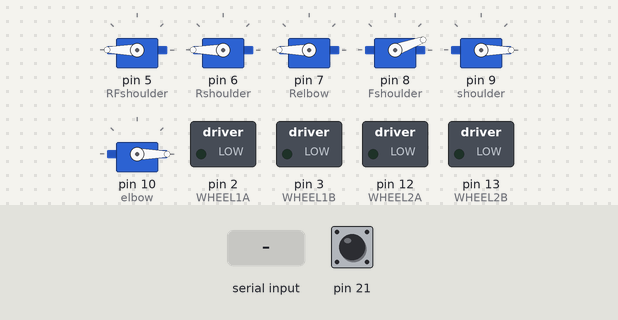
Bench run of a sketch on a simulated Arduino Mega 2560, built with avr-gcc and run on an emulated ATmega2560. Shown: 6 × servo, switched loads named in the sketch (green lamp = pin HIGH). Inputs (shaded band) come from the test bench; at power-on: pin 21 HIGH.

Above: at 2.7 s.
2.8 s: "r" received over Serial
At 3.6 s:
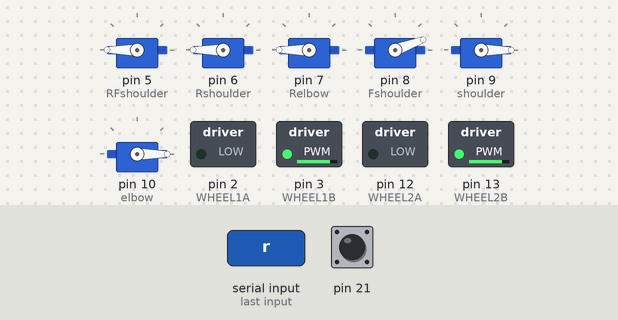
4.3 s: "l" received over Serial
At 4.8 s:
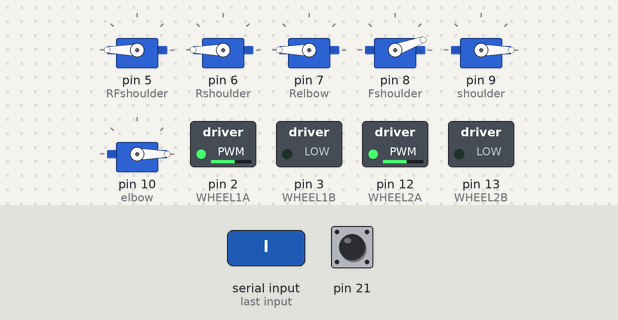
5.8 s: "1" received over Serial
At 7.0 s:
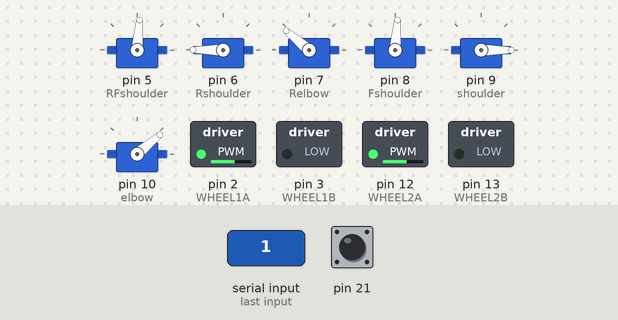
7.3 s: "s" received over Serial
At 8.2 s:
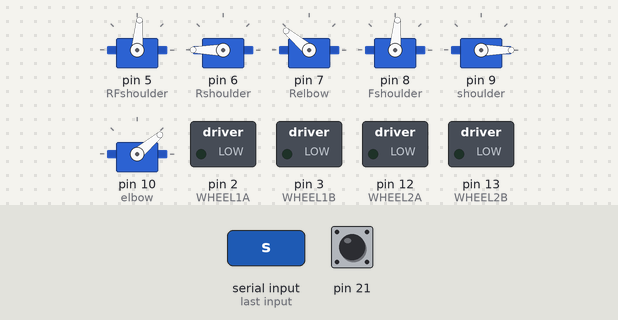
8.8 s: "0" received over Serial
At 9.4 s:
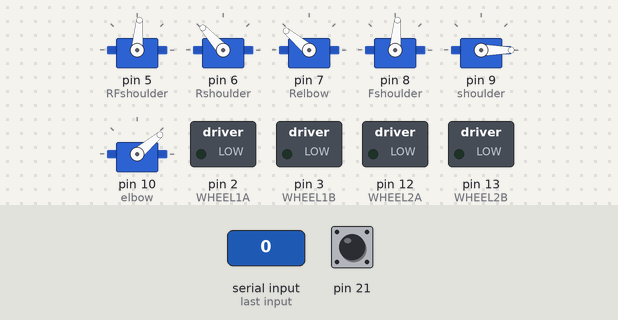
10.3 s: "r" received over Serial
At 11.7 s:
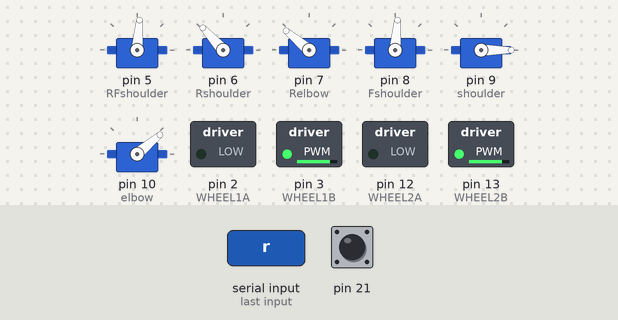
Timing chart, 0 to 12.8 s (numbered marks = the images above; inputs shaded):
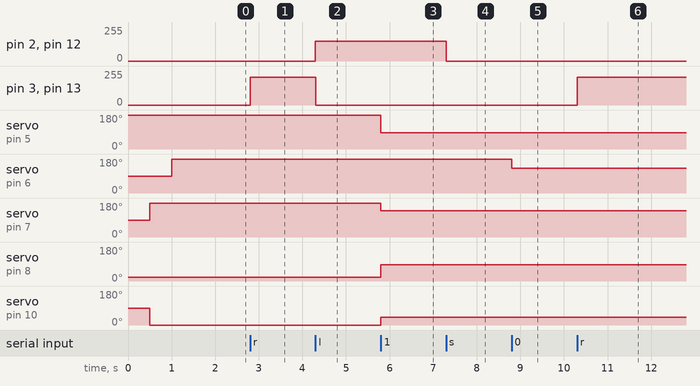

The sketch:

UB_main_board.ino
```cpp
#include<Servo.h>
#define WHEEL1A 2
#define WHEEL1B 3
#define WHEEL2A 12
#define WHEEL2B 13
#define Speed 140

  int nextServo = 0;
  int servoAngles[] = {0,0,0,0,0,0};
  bool isStart=false;

  int debounceDelay=100;


  Servo shoulder;
  Servo elbow;
  Servo Fshoulder;
  Servo Rshoulder;
  Servo Relbow;
  Servo RFshoulder;
void setup() {
  // put your setup code here, to run once:
  Serial.begin(9600);

  pinMode(21,INPUT_PULLUP);//被打按鈕上拉電阻,另一腳GND

  pinMode(2, OUTPUT);//輪子馬達腳位
  pinMode(3, OUTPUT);
  pinMode(12, OUTPUT);
  pinMode(13, OUTPUT);


  //attachInterrupt(digitalPinToInterrupt(2), hi2,HIGH);//設定中斷函式模式
  //attachInterrupt(digitalPinToInterrupt(18), hi18,HIGH);//設定中斷函式模式
  attachInterrupt(digitalPinToInterrupt(21),hi21,HIGH);//設定中斷函式模式

  RFshoulder.attach(5);
  Rshoulder.attach(6);
  Relbow.attach(7);

  Fshoulder.attach(8);
  shoulder.attach(9);
  elbow.attach(10);

  RFshoulder.write(180);
  Fshoulder.write(20);
  delay(500);
  Relbow.write(180);
  elbow.write(0);
  delay(500);
  Rshoulder.write(180);
  shoulder.write(0);
  delay(500);


  /*
  delay(500);

  delay(500);

  delay(2000);
  */
  //beforeTest();
}

void loop() {
 //test();
 fight();

}
```

fight.ino
```cpp
void fight()//接收processing骨架資料並輸出到馬達
{
  if(Serial.available()>0)
  {
    /*
    while(!isStart)//若計分端傳來321開始的訊號則開始戰鬥
    {
        Serial3.print('F');
        if(Serial3.available()>0)
        {
          char c = Serial3.read();
          if(c=='S')
          isStart=true;
          c='0';
        }
    }
    */
    int servoAngle = Serial.read();
    switch(servoAngle)
    {
      case 'a'://標頭字元
        nextServo=0;
        break;
      case 'r'://車子右轉
        analogWrite(WHEEL1A,0);
        analogWrite(WHEEL1B,Speed+70);
        analogWrite(WHEEL2A,0);
        analogWrite(WHEEL2B,Speed+70);
        break;
      case 'l'://車子左轉
        analogWrite(WHEEL1A,Speed+10);
        analogWrite(WHEEL1B,0);
        analogWrite(WHEEL2A,Speed+10);
        analogWrite(WHEEL2B,0);
        break;
      case 's'://車子停下
        analogWrite(WHEEL1A,0);
        analogWrite(WHEEL1B,0);
        analogWrite(WHEEL2A,0);
        analogWrite(WHEEL2B,0);
        break;
      default:
        servoAngles[nextServo] = servoAngle;
        nextServo++;
        if(nextServo>5)
          {
            nextServo = 0;
          }
        outputAngle();//輸出機械手的角度
    }

  }
  /*
    if(Serial3.available())///////遊戲結束則停止馬達
    {
      char test=Serial3.read();
      if(test=='Z')
      {
          isStart=false;

          RFshoulder.detach();
          Rshoulder.detach();
          Relbow.detach();

          Fshoulder.detach();
          shoulder.detach();
          elbow.detach();

          analogWrite(WHEEL1A,0);
          analogWrite(WHEEL1B,0);
          analogWrite(WHEEL2A,0);
          analogWrite(WHEEL2B,0);
          delay(10000);
      }
    }
    */
  /*
  else //待機時播放待機音樂
  {
    static unsigned long timer = millis();
    if (millis() - timer > 300) {
      timer = millis();
      Serial3.print('b');
    }
  }
  */
}
```

functions.ino
```cpp
void outputAngle()//輸出機械手的角度
{

    //右手輸出角度
    Rshoulder.write(180-servoAngles[1]);

    if(servoAngles[0]<85)
    {
      RFshoulder.write(85);
    }
    else
    {
      RFshoulder.write(servoAngles[0]);
    }

    if(servoAngles[2]<140 || servoAngles[2]<1)
    {
      Relbow.write(140);
    }
    else
    {
      Relbow.write(servoAngles[2]);
    }


    //左手輸出角度
    shoulder.write(servoAngles[4]);

    if(servoAngles[3]<85)
    {
      Fshoulder.write(85);
    }
    else
    {
      Fshoulder.write(180-servoAngles[3]);
    }

    if(servoAngles[5]<140 || servoAngles[5]<1)
    {
      elbow.write(40);
    }
    else
    {
      elbow.write(180-servoAngles[5]);
    }
}

void beforeTest()//初始化機械手角度
{
    RFshoulder.write(80);
    Rshoulder.write(80);
    Relbow.write(80);

    Fshoulder.write(80);
    shoulder.write(80);
    elbow.write(80);
    delay(1000);

    analogWrite(WHEEL1A,0);
    analogWrite(WHEEL1B,0);
    analogWrite(WHEEL2A,0);
    analogWrite(WHEEL2B,0);
}

void hi21()//藍芽傳輸被打扣分
{
  if(debounced())
  {
    Serial3.print('1');
    //detachInterrupt(0);
  }
}

boolean debounced() //解除機械彈跳
{ //check if debounced
  static unsigned long lastMillis=0; //record last millis
  unsigned long currentMillis=millis(); //get current elapsed time
  if ((currentMillis-lastMillis) > debounceDelay) {
    lastMillis=currentMillis; //update lastMillis with currentMillis
    return true; //debounced
    }
  else {return false;} //not debounced
}
```

test.ino
```cpp
void test()//馬達運行行走動作
{
  /*
    RFshoulder.write(70);
    Rshoulder.write(180);
    Relbow.write(130);

    Fshoulder.write(110);
    shoulder.write(0);
    elbow.write(40);
  */
  /*
  if(Serial3.available())//遊戲結束則停止馬達
    {
      char test=Serial3.read();
      if(test=='Z')
      {
          RFshoulder.detach();
          Rshoulder.detach();
          Relbow.detach();

          Fshoulder.detach();
          shoulder.detach();
          elbow.detach();
      }
    }
    */
  for(int i = 60; i<100;i++)
  {
    RFshoulder.write(i);
    Rshoulder.write(i);
    Relbow.write(i);

    Fshoulder.write(i);
    shoulder.write(i);
    elbow.write(i);

    analogWrite(WHEEL1A,Speed+10);
    analogWrite(WHEEL1B,0);
    analogWrite(WHEEL2A,Speed+10);
    analogWrite(WHEEL2B,0);

    delay(20);
    Serial.println(i);
    }

  for(int i = 100 ; i >60;i--)
  {
    RFshoulder.write(i);
    Rshoulder.write(i);
    Relbow.write(i);

    Fshoulder.write(i);
    shoulder.write(i);
    elbow.write(i);

    analogWrite(WHEEL1A,0);
    analogWrite(WHEEL1B,Speed+70);
    analogWrite(WHEEL2A,0);
    analogWrite(WHEEL2B,Speed+70);

    delay(20);
    Serial.println(i);
    }
}
```

Measured:
- after the input at 2.8 s, pin 3 (WHEEL1B), pin 13 (WHEEL2B): 0/255 → 210/255 at once
- after the input at 4.3 s, pin 2 (WHEEL1A), pin 12 (WHEEL2A): 0/255 → 150/255 at once; pin 3 (WHEEL1B), pin 13 (WHEEL2B): 210/255 → 0/255 at once
- after the input at 5.8 s, servo on pin 5 (RFshoulder): 180° → 85° at once; servo on pin 7 (Relbow): 180° → 140° at once; servo on pin 8 (Fshoulder): 20° → 85° at once; servo on pin 10 (elbow): 0° → 40° at once
- after the input at 7.3 s, pin 2 (WHEEL1A), pin 12 (WHEEL2A): 150/255 → 0/255 at once
- after the input at 8.8 s, servo on pin 6 (Rshoulder): 180° → 132° at once
- after the input at 10.3 s, pin 3 (WHEEL1B), pin 13 (WHEEL2B): 0/255 → 210/255 at once
